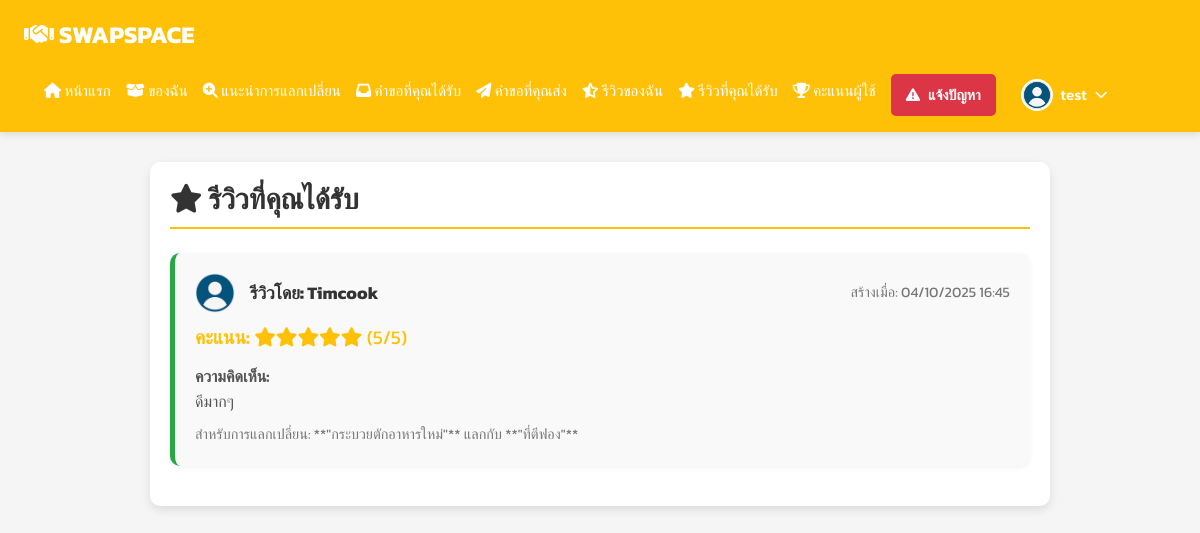
Screenshot of /uploads/user/reviews_received.php (signed in) with the database file from the repository.
### tables this page shows
CREATE TABLE `reviews` (
  `id` int(11) NOT NULL,
  `exchange_id` int(11) NOT NULL,
  `reviewer_id` int(11) NOT NULL,
  `item_id` int(11) NOT NULL,
  `reviewee_id` int(11) NOT NULL,
  `rating` int(1) NOT NULL,
  `comment` text DEFAULT NULL,
  `date_rated` timestamp NULL DEFAULT NULL,
  `created_at` timestamp NOT NULL DEFAULT current_timestamp()
);

CREATE TABLE `users` (
  `id` int(11) NOT NULL,
  `username` varchar(50) DEFAULT NULL,
  `password` varchar(255) DEFAULT NULL,
  `verification_code` varchar(255) DEFAULT NULL,
  `verification_expires` int(11) DEFAULT NULL,
  `fullname` varchar(100) DEFAULT NULL,
  `email` varchar(100) DEFAULT NULL,
  `phone` varchar(20) DEFAULT NULL,
  `address` text DEFAULT NULL,
  `profile_image` varchar(255) DEFAULT NULL,
  `created_at` timestamp NOT NULL DEFAULT current_timestamp(),
  `role` enum('user','admin') NOT NULL DEFAULT 'user',
  `score` int(11) DEFAULT 0,
  `reset_token` varchar(255) DEFAULT NULL
);

CREATE TABLE `items` (
  `id` int(11) NOT NULL,
  `name` varchar(100) DEFAULT NULL,
  `category` varchar(50) DEFAULT NULL,
  `price` decimal(10,2) DEFAULT NULL,
  `estimated_price` decimal(10,2) DEFAULT NULL,
  `created_at` timestamp NOT NULL DEFAULT current_timestamp(),
  `owner_id` int(11) NOT NULL,
  `is_available` tinyint(1) DEFAULT 1,
  `description` text DEFAULT NULL,
  `condition_notes` text DEFAULT NULL,
  `purchase_year` int(4) DEFAULT NULL,
  `status` enum('แจกฟรี','แลกเปลี่ยน','ขายราคาถูก') NOT NULL DEFAULT 'แจกฟรี',
  `exchange_for` varchar(255) DEFAULT NULL,
  `contact_name` varchar(100) DEFAULT NULL,
  `contact_info` varchar(255) DEFAULT NULL,
  `location` varchar(255) DEFAULT NULL,
  `latitude` decimal(10,8) DEFAULT NULL,
  `longitude` decimal(11,8) DEFAULT NULL,
  `is_approved` tinyint(1) DEFAULT 0,
  `is_exchanged` tinyint(1) DEFAULT 0
);

### uploads/user/reviews_received.php (the view, shortened to what this page needs)
<?php
$userId = $_SESSION['user_id'];
$username = $_SESSION['username'];
$conn = new mysqli("localhost", "root", "", "item_exchange");
$stmt = $conn->prepare("SELECT profile_image, score FROM users WHERE id = ?");
$stmt->bind_param("i", $userId);
$stmt->execute();
$result_profile = $stmt->get_result();
$user = $result_profile->fetch_assoc();
$profileImage = (!empty($user['profile_image']) && file_exists("../uploads/profile/" . $user['profile_image']))
    ? "../uploads/profile/" . $user['profile_image']
    : "../uploads/profile/default.png";
$sql = "SELECT
            r.rating,
            r.comment,
            r.created_at,
            r.date_rated,
            u_reviewer.fullname AS reviewer_name,
            u_reviewer.profile_image,
            er.item_owner_id,
            er.item_request_id,
            item_owner.name AS offered_item_name,
            item_request.name AS requested_item_name
        FROM reviews r
        JOIN users u_reviewer ON r.reviewer_id = u_reviewer.id
        JOIN exchange_requests er ON r.exchange_id = er.id
        JOIN items AS item_owner ON er.item_owner_id = item_owner.id
        JOIN items AS item_request ON er.item_request_id = item_request.id
        WHERE r.reviewee_id = ? AND r.rating > 0
        ORDER BY r.created_at DESC";
$stmt = $conn->prepare($sql);
$stmt->bind_param("i", $userId);
$stmt->execute();
$reviews = $stmt->get_result();
?>
<!DOCTYPE html>
<html lang="th">
<head>
    <link rel="stylesheet" href="https://cdnjs.cloudflare.com/ajax/libs/font-awesome/6.5.0/css/all.min.css">
    <link href="https://cdn.jsdelivr.net/npm/bootstrap@5.3.0/dist/css/bootstrap.min.css" rel="stylesheet">
</head>
<body>
<header>
    <div class="header-left">
        <strong><i class="fas fa-handshake"></i> SWAPSPACE</strong>
        <nav>
            <a href="main.php"><i class="fas fa-home"></i> หน้าแรก</a>
            <a href="my_items.php"><i class="fas fa-box-open"></i> ของฉัน</a>
            <a href="recommendations.php"><i class="fas fa-search-plus"></i> แนะนำการแลกเปลี่ยน</a>
            <a href="exchange_requests_received.php" class="nav-link-with-badge">
                <i class="fas fa-inbox"></i> คำขอที่คุณได้รับ
            </a>
            <a href="exchange_requests_sent.php"><i class="fas fa-paper-plane"></i> คำขอที่คุณส่ง</a>
            <a href="my_reviews.php"><i class="fas fa-star-half-alt"></i> รีวิวของฉัน</a>
            <a href="reviews_received.php"><i class="fas fa-star"></i> รีวิวที่คุณได้รับ</a>
            <a href="leaderboard.php"><i class="fas fa-trophy"></i> คะแนนผู้ใช้</a>
            <a href="report_issue.php" class="report-button">
                <i class="fas fa-exclamation-triangle"></i> แจ้งปัญหา
            </a>
            <div class="profile-dropdown">
                <button class="profile-button" onclick="toggleProfileDropdown()">
                    <img src="<?php echo htmlspecialchars($profileImage); ?>" alt="รูปโปรไฟล์">
                    <span><?php echo htmlspecialchars($username); ?></span>
                    <i class="fas fa-chevron-down"></i>
                </button>
            </div>
        </nav>
    </div>
</header>
<div class="container">
    <h2 class="mb-4"><i class="fas fa-star"></i> รีวิวที่คุณได้รับ</h2>
    <?php if ($reviews->num_rows > 0): ?>
        <?php while($row = $reviews->fetch_assoc()): ?>
            <div class="review-card">
                <div class="review-header">
                    <div class="reviewee-info-container">
                        <?php
                        $reviewerProfileImage = (!empty($row['profile_image']) && file_exists("../uploads/profile/" . $row['profile_image']))
                            ? "../uploads/profile/" . $row['profile_image']
                            : "../uploads/profile/default.png";
                        ?>
                        <img src="<?php echo htmlspecialchars($reviewerProfileImage); ?>" alt="Profile Image" class="reviewee-profile-img">
                        <div class="review-target-info">
                            <strong>รีวิวโดย:</strong> <?php echo htmlspecialchars($row['reviewer_name']); ?>
                        </div>
                    </div>
                    <div class="review-date">
                        สร้างเมื่อ: <?php echo date("d/m/Y H:i", strtotime($row['created_at'])); ?>
                    </div>
                </div>
                <div class="review-rating mt-2">
                    <strong>คะแนน:</strong>
                    <span class="rating-stars">
                    <?php
                        for ($i = 0; $i < 5; $i++) {
                            if ($i < $row['rating']) {
                                echo '<i class="fas fa-star"></i>';
                            } else {
                                echo '<i class="far fa-star"></i>';
                            }
                        }
                    ?>
                    </span>
                    (<?php echo htmlspecialchars($row['rating']); ?>/5)
                </div>
                <div class="review-comment">
                    <strong>ความคิดเห็น:</strong><br>
                    <?php echo nl2br(htmlspecialchars($row['comment'] ?: '- ไม่มีความคิดเห็น -')); ?>
                </div>
                <div class="review-for-item mt-2">
                    สำหรับการแลกเปลี่ยน: **"<?php echo htmlspecialchars($row['offered_item_name']); ?>"** แลกกับ **"<?php echo htmlspecialchars($row['requested_item_name']); ?>"**
                </div>
            </div>
        <?php endwhile; ?>
    <?php else: ?>
        <div class="no-reviews review-card">
            <p>ยังไม่มีใครรีวิวคุณเลย</p>
        </div>
    <?php endif; ?>
</div>
</body>
</html>

### uploads/user/reviews_received.php (style rules this page uses)
:root { --primary-color: #FFC107; --primary-dark: #FFA000; --primary-light: #FFD54F; --text-color: #333; --text-dark: #333; --text-muted: #666; --light-text-color: #666; --border-color: #e0e0e0; --bg-light: #f5f5f5; --white: #fff; --shadow-light: rgba(0,0,0,0.08); --shadow-medium: rgba(0,0,0,0.12); --success-color: #28a745; --danger-color: #dc3545; --primary: #FFC107; }
* { box-sizing: border-box; margin: 0; padding: 0; }
body { font-family: 'Kanit', sans-serif; background: var(--bg-light); color: var(--text-color); line-height: 1.6; }
header { background: var(--primary-color); color: var(--white); padding: 1rem 1.5rem; display: flex; justify-content: space-between; align-items: center; flex-wrap: wrap; box-shadow: 0 2px 8px var(--shadow-medium); position: sticky; top: 0; z-index: 1000; }
header .header-left { display: flex; align-items: center; gap: 20px; flex-wrap: wrap; }
header .header-left strong { font-size: 1.5rem; font-weight: 700; white-space: nowrap; }
header nav { display: flex; flex-wrap: wrap; gap: 15px; margin-left: 20px; }
header nav a { color: var(--white); text-decoration: none; font-weight: 500; font-size: 0.95rem; padding: 5px 0; position: relative; transition: color 0.3s ease; }
header nav a::after { content: ''; position: absolute; width: 0; height: 2px; bottom: -5px; left: 0; background-color: var(--primary-dark); transition: width 0.3s ease-out; }
.profile-dropdown { position: relative; display: inline-block; }
.profile-button { display: flex; align-items: center; gap: 8px; background: none; border: none; color: var(--white); cursor: pointer; padding: 5px 10px; border-radius: 6px; transition: background-color 0.3s ease; font-size: 0.95rem; font-weight: 500; }
.profile-button img { width: 32px; height: 32px; border-radius: 50%; object-fit: cover; border: 2px solid var(--white); }
.profile-button i { font-size: 0.8rem; transition: transform 0.3s ease; }
.nav-link-with-badge { position: relative; display: inline-block; }
.report-button { display: inline-flex; align-items: center; padding: 8px 15px; background-color: var(--danger-color); color: var(--white); font-weight: 600; border-radius: 5px; text-decoration: none; font-size: 0.9rem; transition: background-color 0.3s ease; gap: 8px; white-space: nowrap; }
.container { max-width: 900px; margin-top: 30px; padding: 20px; background: #fff; border-radius: 10px; box-shadow: 0 4px 10px rgba(0,0,0,0.1); }
h2 { font-size: 1.8rem; font-weight: 600; color: #333; border-bottom: 2px solid var(--primary-color); padding-bottom: 10px; margin-bottom: 20px; }
.review-card { background: #f9f9f9; padding: 20px; border-radius: 10px; box-shadow: 0 2px 5px rgba(0,0,0,0.05); margin-bottom: 20px; border-left: 5px solid var(--success-color); }
.review-header { display: flex; justify-content: space-between; align-items: center; margin-bottom: 10px; flex-wrap: wrap; }
.review-target-info { font-weight: bold; color: #333; font-size: 1.1rem; }
.review-date { font-size: 0.9rem; color: #777; }
.review-rating { color: #FFC107; font-size: 1.2rem; }
.review-comment { margin-top: 10px; font-size: 1rem; color: #555; line-height: 1.6; word-wrap: break-word; word-break: break-word; }
.review-for-item { font-size: 0.9rem; color: #777; margin-top: 5px; }
.rating-stars { color: #FFC107; }
.reviewee-profile-img { width: 40px; height: 40px; border-radius: 50%; object-fit: cover; margin-right: 15px; }
.reviewee-info-container { display: flex; align-items: center; }

### rows the page displays
reviews: reviewer.fullname "Timcook", created_at "04/10/2025 16:45", rating "5", comment "ดีมากๆ", item.name "กระบวยตักอาหารใหม่", items.name "ที่ตีฟอง"

### other values shown
$username "test"
